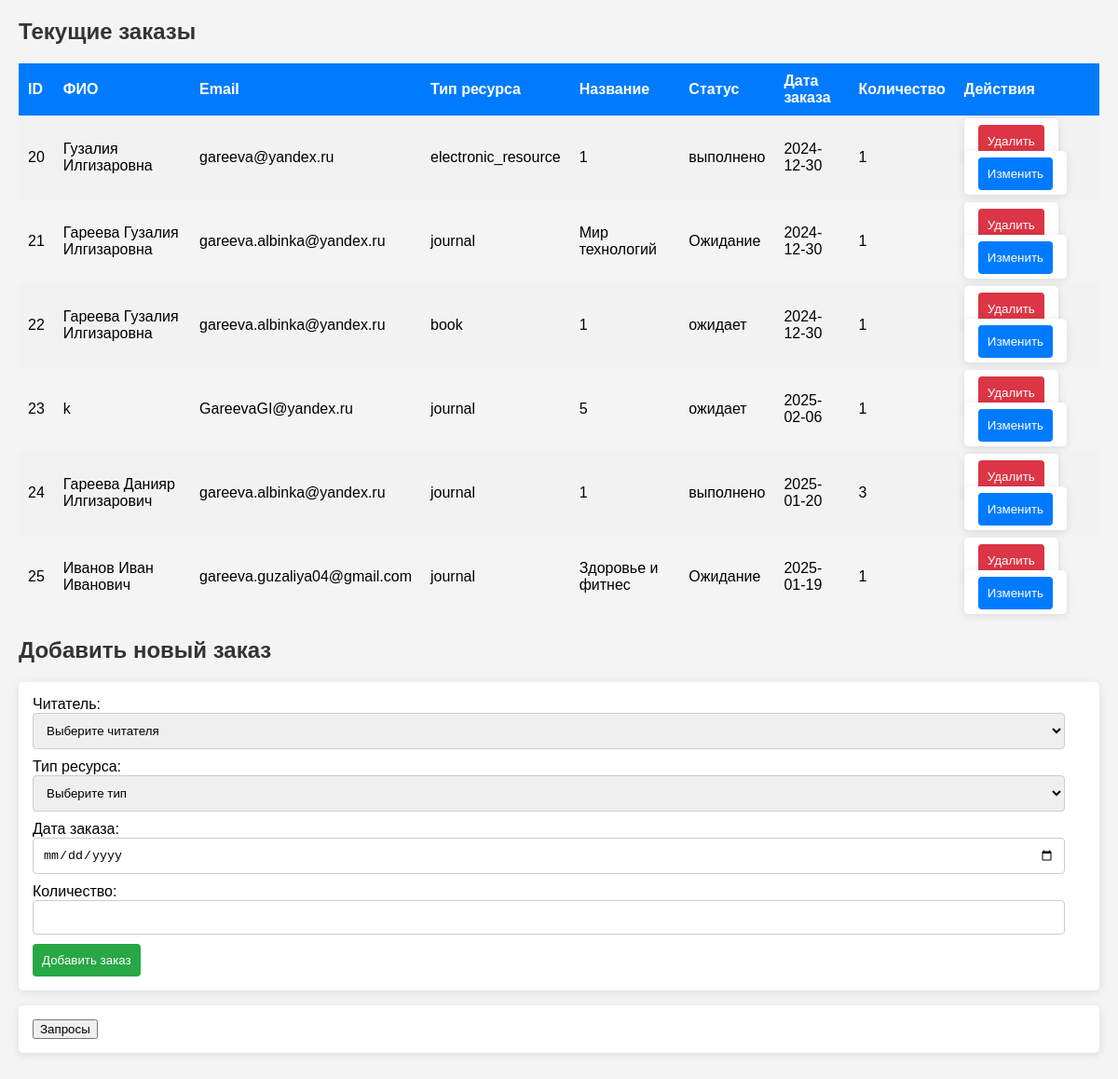
The page / on the database its author committed.
### tables this page shows
CREATE TABLE IF NOT EXISTS `reservation` (
  `id_reservation` int(11) NOT NULL AUTO_INCREMENT,
  `fio` varchar(255) DEFAULT NULL,
  `type_resource` varchar(255) DEFAULT NULL,
  `title` varchar(255) DEFAULT NULL,
  `email` varchar(255) DEFAULT NULL,
  `status` varchar(100) DEFAULT NULL,
  `date_reservation` date DEFAULT NULL,
  `id_reader` int(11) DEFAULT NULL,
  `id_electronic_resource` int(11) DEFAULT NULL,
  `id_book` int(11) DEFAULT NULL,
  `id_journal` int(11) DEFAULT NULL,
  `count` int(11) DEFAULT NULL,
  PRIMARY KEY (`id_reservation`),
  KEY `id_reader` (`id_reader`),
  KEY `id_electronic_resource` (`id_electronic_resource`),
  KEY `id_book` (`id_book`),
  KEY `id_journal` (`id_journal`)
);

### index.php (the view, shortened to what this page needs)
<?php
require_once("connect.php");
function displayOrders($link) {
    $queryDisplay = "SELECT * FROM reservation";
    $resultDisplay = mysqli_query($link, $queryDisplay);
    if ($resultDisplay && mysqli_num_rows($resultDisplay) > 0) {
        echo "<h2>Текущие заказы</h2>";
        echo "<table class='orders-table'>
                <tr>
                    <th>ID</th>
                    <th>ФИО</th>
                    <th>Email</th>
                    <th>Тип ресурса</th>
                    <th>Название</th>
                    <th>Статус</th>
                    <th>Дата заказа</th>
                    <th>Количество</th>
                    <th>Действия</th>
                </tr>";
        while ($row = mysqli_fetch_assoc($resultDisplay)) {
            echo "<tr>
                    <td>{$row['id_reservation']}</td>
                    <td>{$row['fio']}</td>
                    <td>{$row['email']}</td>
                    <td>{$row['type_resource']}</td>
                    <td>{$row['title']}</td>
                    <td>{$row['status']}</td>
                    <td>{$row['date_reservation']}</td>
                    <td>{$row['count']}</td>
                    <td>
                        <form method='post' action='' style='display:inline;'>
                            <input type='hidden' name='order_id' value='{$row['id_reservation']}'>
                            <input type='submit' name='delete' value='Удалить' class='btn delete'>
                        </form>
                        <form method='post' action='edit_order.php' style='display:inline;'>
                            <input type='hidden' name='order_id' value='{$row['id_reservation']}'>
                            <input type='submit' name='edit' value='Изменить' class='btn edit'>
                        </form>
                    </td>
                  </tr>";
        }
        echo "</table>";
    } else {
        echo "<div class='alert info'>Нет текущих заказов.</div>";
    }
}
displayOrders($link);
?>
<!DOCTYPE html>
<html lang="ru">
<head>
    <link rel="stylesheet" href="index.css">
</head>
<body>
<h2>Добавить новый заказ</h2>
<form method="post" action="">
    Читатель:
    <select id="reader_id" name="reader_id" required onchange="fetchReaderData()">
        <option value="">Выберите читателя</option>
    </select><br>
    Тип ресурса:
    <select name="resource_type" required onchange="showResourceFields(this.value)">
        <option value="">Выберите тип</option>
    </select><br>
    Дата заказа:<input type="date" name="order_date" required><br>
    Количество:<input type="number" name="quantity" min="1" required><br>
    <input type="submit" name="add_order" value="Добавить заказ">
</form>
<form action="requests.php" method="get">
    <button type="submit">Запросы</button>
</form>
</body>
</html>

### index.css (style rules this page uses)
body { font-family: Arial, sans-serif; background-color: #f4f4f4; margin: 0; padding: 20px; }
h2 { color: #333; }
form { background: #fff; padding: 15px; border-radius: 5px; box-shadow: 0 2px 10px rgba(0,0,0,0.1); }
input[type="text"], input[type="email"], input[type="date"], input[type="number"], select { width: calc(100% - 22px); padding: 10px; margin-bottom: 10px; border: 1px solid #ccc; border-radius: 4px; }
input[type="submit"] { background-color: #28a745; color: white; border: none; padding: 10px; border-radius: 4px; cursor: pointer; }
.orders-table { width: 100%; border-collapse: collapse; }
.orders-table th, .orders-table td { padding: 10px; text-align: left; }
.orders-table th { background-color: #007bff; color: white; }
.orders-table tr:nth-child(even) { background-color: #f2f2f2; }
.btn { padding: 5px 10px; border-radius:5px; border:none; cursor:pointer; }
.btn.delete { background-color:#dc3545; color:white; }
.btn.edit { background-color:#007bff; color:white; }

### rows shown on the page
reservation: id_reservation "20", fio "Гузалия Илгизаровна", email "gareeva@yandex.ru", type_resource "electronic_resource", title "1", status "выполнено", date_reservation "2024-12-30", count "1"
reservation: id_reservation "21", fio "Гареева Гузалия Илгизаровна", email "gareeva.albinka@yandex.ru", type_resource "journal", title "Мир технологий", status "Ожидание", date_reservation "2024-12-30", count "1"
reservation: id_reservation "22", fio "Гареева Гузалия Илгизаровна", email "gareeva.albinka@yandex.ru", type_resource "book", title "1", status "ожидает", date_reservation "2024-12-30", count "1"
reservation: id_reservation "23", fio "k", email "GareevaGI@yandex.ru", type_resource "journal", title "5", status "ожидает", date_reservation "2025-02-06", count "1"
reservation: id_reservation "24", fio "Гареева Данияр Илгизарович", email "gareeva.albinka@yandex.ru", type_resource "journal", title "1", status "выполнено", date_reservation "2025-01-20", count "3"
reservation: id_reservation "25", fio "Иванов Иван Иванович", email "gareeva.guzaliya04@gmail.com", type_resource "journal", title "Здоровье и фитнес", status "Ожидание", date_reservation "2025-01-19", count "1"
